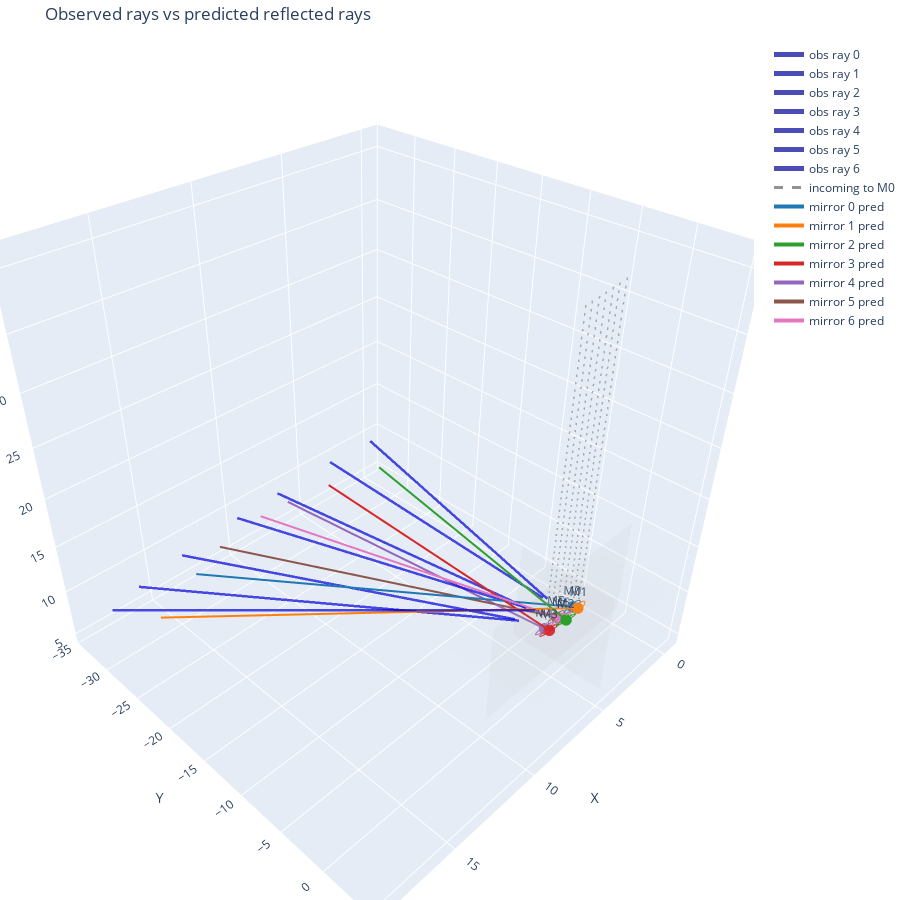

Source (notebook cell):
### Code cell
# Synthetic self-test
def generate_rays_from_bundle(bundle, R_true, t_true, ray_len=30.0):
    normals = []
    centers = []
    for m in bundle.mirrors:
        n_loc, c_loc = mirror_geometry(m)
        normals.append(n_loc)
        centers.append(c_loc)
    normals = np.stack(normals)
    centers = np.stack(centers)
    normals_w = (R_true @ normals.T).T
    centers_w = (R_true @ centers.T).T + t_true
    rays = []
    for c, n in zip(centers_w, normals_w):
        d_out = D_IN - 2 * np.dot(n, D_IN) * n
        d_out = d_out / np.linalg.norm(d_out)
        if np.dot(d_out, n) < 0:
            d_out = -d_out
        p0 = c.copy()
        p1 = c + d_out * ray_len
        rays.append((p0, p1))
    return rays

theta = np.deg2rad(10.0)
R_true = np.array([[np.cos(theta), -np.sin(theta), 0], [np.sin(theta), np.cos(theta), 0], [0, 0, 1]])
t_true = np.array([5.0, -3.0, 10.0])
synthetic_rays = generate_rays_from_bundle(bundle, R_true, t_true, ray_len=30.0)
total_s, match_s, R_hat, t_hat = solve_pose(bundle, synthetic_rays, w_ang=1.0, w_pos=1.0, w_div=10.0)
rot_err = np.linalg.norm(R_true - R_hat)
trans_err = np.linalg.norm(t_true - t_hat)
print('Synthetic test:')
print(f'  Total cost: {total_s:.4f}')
print(f'  Rotation error Frobenius: {rot_err:.6e}')
print(f'  Translation error norm:   {trans_err:.6e}')
euler_hat = rotation_matrix_to_euler(R_hat)
print(f'  Euler XYZ (deg) est: roll={euler_hat[0]:.3f}, pitch={euler_hat[1]:.3f}, yaw={euler_hat[2]:.3f}')
print('  Assignment (mirror idx -> ray idx):', match_s)
plot_solution(bundle, synthetic_rays, R_hat, t_hat, match_s, ray_len=30.0)
